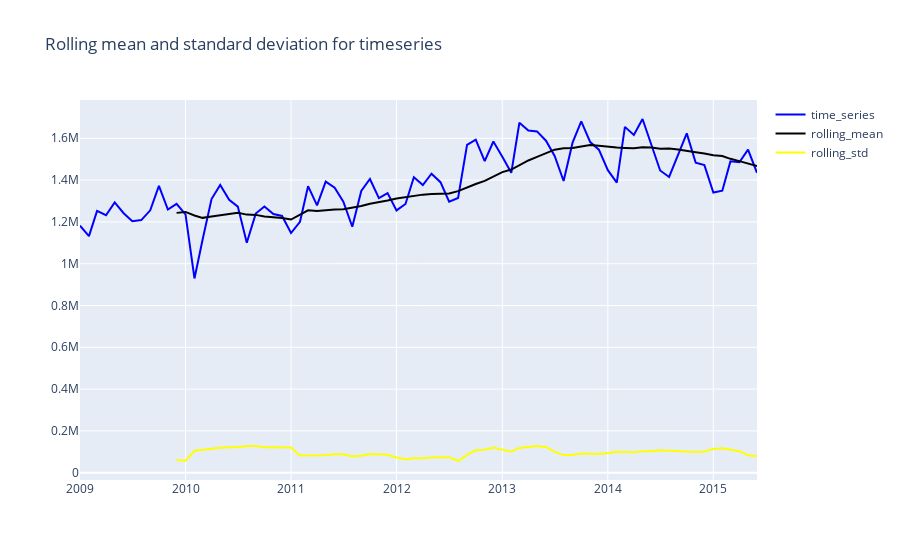

Notebook source saved alongside this figure:
### Code cell
plot_moving_average(fare_with_time)
